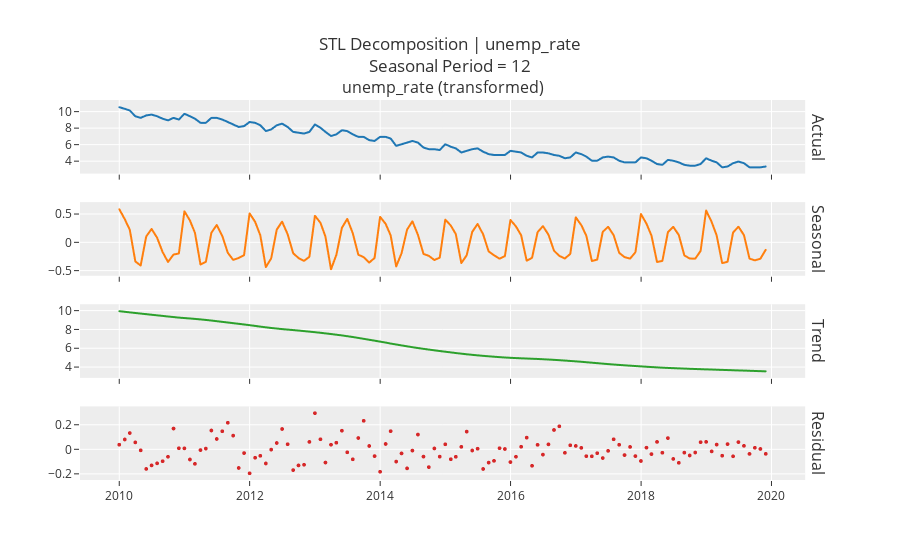

The code cell stored with this chart in its notebook:
### Code cell
# exp.plot_model(plot="decomp_stl")
exp.plot_model(plot="decomp_stl", return_fig=True).show()
